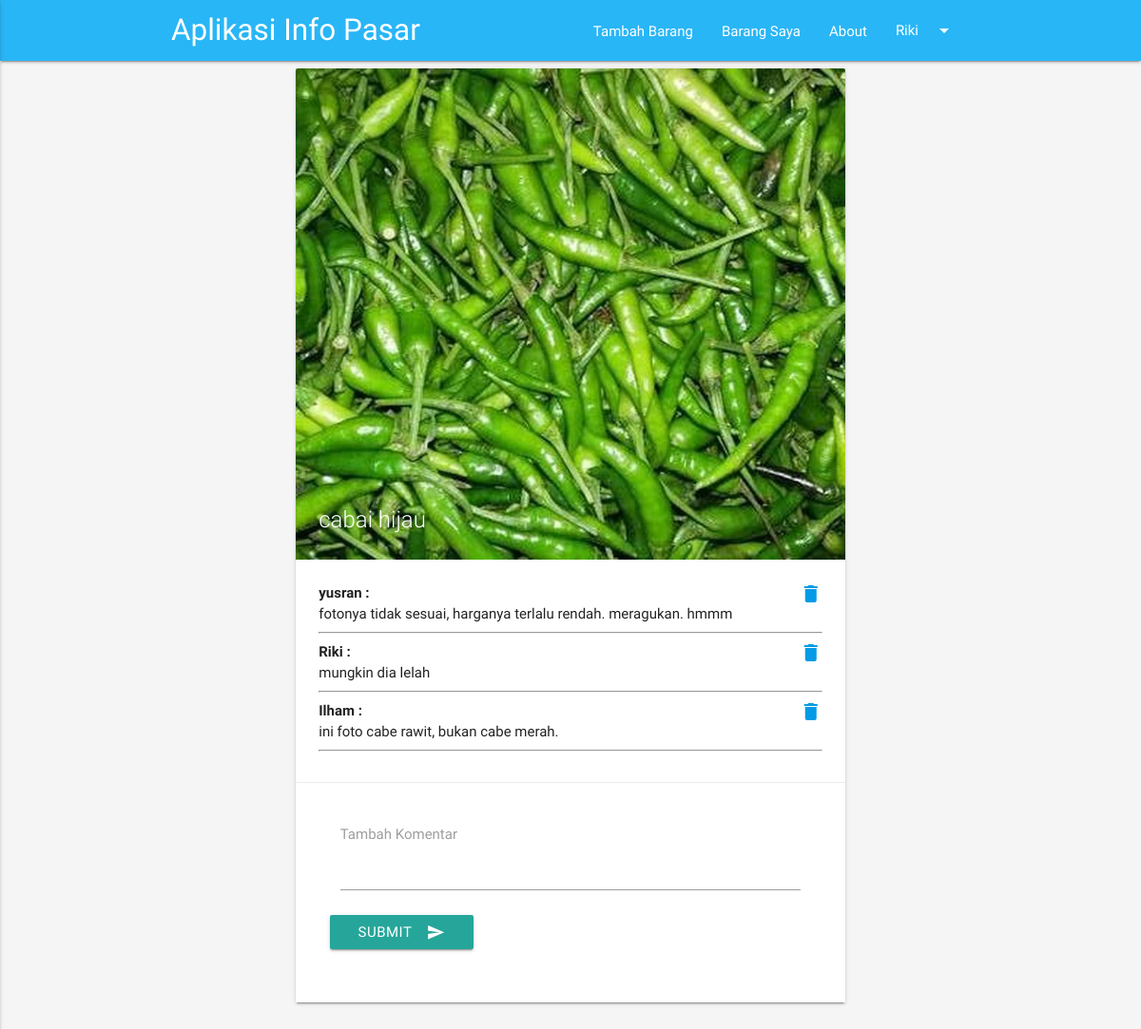
Page /barang.php?id_barang=3 (signed in) on the committed database.
### tables this page shows
CREATE TABLE `barang` (
  `id_barang` int(11) NOT NULL,
  `nama_barang` varchar(50) NOT NULL,
  `stok_barang` int(11) NOT NULL,
  `foto_barang` varchar(50) NOT NULL,
  `harga_sekarang` int(11) NOT NULL,
  `harga_sebelumnya` int(11) NOT NULL DEFAULT '0'
);

CREATE TABLE `komentar` (
  `id_komentar` int(11) NOT NULL,
  `isi_komentar` text NOT NULL,
  `id_barang` int(11) NOT NULL,
  `no_telp` varchar(15) NOT NULL
);

CREATE TABLE `user` (
  `no_telp` varchar(15) NOT NULL,
  `nama` varchar(50) NOT NULL,
  `alamat` text NOT NULL,
  `foto` varchar(50) NOT NULL,
  `level` int(1) NOT NULL,
  `password` varchar(50) NOT NULL,
  `id_pasar` int(11) DEFAULT '0'
);

### barang.php (the view, shortened to what this page needs)
<!DOCTYPE html>
<html lang="en">
<head>
  <link href="fonts/icon.css" rel="stylesheet">
  <link href="css/materialize.css" type="text/css" rel="stylesheet" media="screen,projection"/>
  <link href="css/style.css" type="text/css" rel="stylesheet" media="screen,projection"/>
</head>
<body class="grey lighten-4">
  <?php
  include 'menu.php';
  if (isset($_GET['id_barang'])):
    $id = $_GET['id_barang'];
  $sql = mysqli_query($con, "SELECT * FROM barang WHERE id_barang = $id");
  $data = mysqli_fetch_object($sql);
  ?>
  <div class="row">
    <div class="col s12 m6 offset-m3">
      <div class="card">
        <div class="card-image">
          <img src="images/<?= $data->foto_barang; ?>">
          <span class="card-title"><?= $data->nama_barang; ?></span>
        </div>
        <div class="card-content">
          <?php
          $sql = mysqli_query($con, "SELECT * FROM komentar JOIN user ON komentar.no_telp = user.no_telp WHERE komentar.id_barang = $id ORDER BY `komentar`.`id_komentar` DESC");
          while($data = mysqli_fetch_object($sql)):
            ?>
          <b><?= $data->nama; ?> :</b>
          <?php if (isset($_SESSION['status'])): ?>
            <?php if ($_SESSION['level'] == 1 || $_SESSION['no_telp'] == $data->no_telp): ?>
              <span class="right"><a href="hapus_komentar.php?id=<?= $data->id_komentar ?>&id_barang=<?= $data->id_barang ?>"> <i class="material-icons">delete</i></a></span>
            <?php endif ?>
          <?php endif ?>
          <p><?= $data->isi_komentar; ?></p>
          <hr>
        <?php endwhile; ?>
      </div>
      <?php if (isset($_SESSION['status'])): ?>
        <div class="card-action">
          <div class="row hoverable">
            <form class="col s12" action="barang.php?id_barang=<?= $id?>" method="post">
              <div class="row">
                <div class="input-field col s12">
                  <textarea class="materialize-textarea" name="komentar"></textarea>
                  <label >Tambah Komentar</label>
                </div>
                <button class="btn waves-effect waves-light" type="submit" name="action">Submit
                  <i class="material-icons right">send</i>
                </button>
              </div>
            </form>
          </div>
        </div>
      <?php endif ?>
    </div>
  </div>
</div>
<?php else: ?>
  <br>
  <center><h1>No Data</h1></center>
<?php endif; ?>
</body>
</html>

### rows in the picture
barang: foto_barang (picture), nama_barang "cabai hijau"
komentar: no_telp.nama "yusran", isi_komentar "fotonya tidak sesuai, harganya terlalu rendah. meragukan. hmmm"
komentar: no_telp.nama "Riki", isi_komentar "mungkin dia lelah"
komentar: no_telp.nama "Ilham", isi_komentar "ini foto cabe rawit, bukan cabe merah."

### other values in the picture
$_SESSION['nama'] "Riki"
